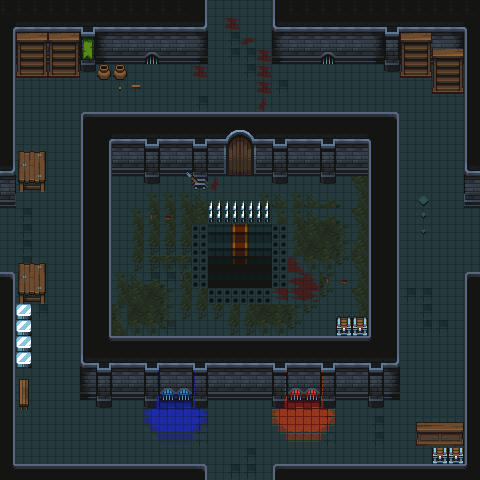

Below is a game level as drawn by its tile map, then a one-line description and the .tmx file that defines it, in full:
An orthogonal 30x30 tile map with 16x16 px tiles, 3 tile layers (floor, wall, object), 2 tilesets.

<map version="1.10" tiledversion="1.10.1" orientation="orthogonal" renderorder="right-down" width="30" height="30" tilewidth="16" tileheight="16" infinite="0" nextlayerid="4" nextobjectid="1">
 <tileset firstgid="1" source="Tiles.tsx" />
 <tileset firstgid="626" source="Props.tsx" />
 <layer id="1" name="floor" width="30" height="30">
  <data encoding="csv">
211,211,211,211,211,211,211,211,211,211,211,211,31,31,31,31,31,211,211,211,211,211,211,211,211,211,211,211,211,211,
31,31,31,31,31,31,31,31,31,31,31,31,31,31,333,31,31,31,31,31,31,31,31,31,31,31,31,31,31,31,
31,31,31,31,31,31,31,31,31,31,31,31,31,31,81,285,31,31,31,31,31,31,31,31,31,31,31,31,31,31,
31,31,31,31,31,31,31,31,31,31,31,31,31,31,81,81,333,31,31,31,31,31,31,31,31,31,31,31,31,31,
31,31,31,31,31,31,31,31,31,31,31,31,333,31,31,81,333,31,31,31,31,31,31,31,31,31,31,31,31,31,
31,31,31,31,31,31,31,31,31,31,31,31,31,31,31,31,333,81,31,31,31,31,31,31,31,31,31,31,31,31,
31,31,31,31,31,31,31,31,31,31,31,31,81,31,31,31,286,31,31,31,31,31,31,31,31,31,31,31,31,31,
31,31,31,31,31,31,31,31,31,31,31,31,81,31,31,31,31,31,31,31,31,31,31,31,31,31,31,31,31,31,
31,31,31,31,31,31,31,31,31,31,31,31,81,31,31,31,31,31,31,31,31,31,31,31,31,31,31,31,31,31,
31,31,31,31,31,31,31,31,31,31,31,31,81,31,31,31,31,31,31,31,31,31,31,31,31,31,31,31,31,31,
31,31,31,31,31,31,31,31,31,31,31,31,81,31,31,31,31,31,31,31,31,31,31,31,31,31,31,31,31,31,
31,31,31,31,31,31,31,31,31,31,31,31,31,286,31,286,31,31,31,31,31,31,31,31,31,31,31,31,31,31,
31,31,31,31,31,31,31,31,31,31,31,31,31,31,31,31,31,31,31,31,31,31,31,31,31,31,31,31,31,31,
31,81,31,31,31,31,31,31,31,31,31,31,31,31,31,31,31,31,31,31,31,31,31,31,31,31,31,31,31,31,
31,81,31,31,31,31,31,31,31,31,31,31,31,31,31,31,31,31,31,31,286,31,31,31,31,31,31,31,31,31,
31,81,31,31,31,31,31,31,31,81,81,81,81,81,31,31,31,31,31,31,31,31,31,31,31,31,31,31,31,31,
31,81,31,31,31,31,31,31,31,81,81,81,81,31,31,31,31,31,31,31,31,31,31,31,31,31,31,31,31,31,
31,81,31,31,31,31,31,31,31,81,81,81,31,31,31,31,31,31,31,31,31,31,31,31,31,31,31,31,31,31,
31,81,31,31,31,31,31,31,31,81,31,31,31,31,31,31,31,31,31,31,31,31,31,31,31,81,81,31,31,31,
31,81,81,31,31,31,31,31,31,31,31,31,31,31,31,31,31,31,31,31,31,31,31,31,31,31,81,31,31,31,
31,31,31,31,31,31,31,31,31,31,81,81,81,31,31,31,31,31,31,31,31,31,31,31,31,31,81,81,31,31,
31,31,31,31,31,31,31,31,31,81,81,81,81,81,31,31,31,31,31,31,31,31,31,31,31,31,31,31,31,31,
31,31,31,31,31,31,31,31,31,81,81,81,81,81,31,31,31,31,31,31,31,31,31,31,31,31,31,31,31,31,
31,31,31,31,31,31,31,31,31,31,81,81,81,31,31,31,31,31,31,31,31,258,259,333,309,310,31,31,31,31,
31,31,31,31,31,31,31,31,31,31,31,31,31,31,31,31,31,31,31,31,31,283,284,31,334,335,31,31,31,31,
31,31,31,31,31,31,31,31,31,479,480,480,481,31,31,31,31,476,477,477,478,31,31,31,31,31,31,31,31,31,
31,31,31,31,31,31,31,31,31,504,505,505,506,31,31,31,31,501,502,502,503,31,31,81,31,31,31,31,31,31,
31,31,31,31,31,31,31,31,31,529,530,530,531,31,31,31,31,526,527,527,528,31,31,81,31,31,31,31,31,31,
31,31,31,31,31,31,31,31,31,31,31,31,31,31,31,81,31,31,31,31,31,31,31,31,31,31,31,31,31,31,
31,31,31,31,31,31,31,31,31,31,31,31,31,31,81,81,31,31,31,31,31,31,31,31,31,31,31,31,31,31
</data>
 </layer>
 <layer id="2" name="wall" width="30" height="30">
  <data encoding="csv">
0,0,0,0,0,0,0,0,0,0,0,0,129,0,0,0,0,130,0,0,0,0,0,0,0,0,0,0,0,0,
104,1,2,2,3,4,1,2,3,1,2,3,103,0,0,0,0,101,1,2,3,1,2,3,4,1,2,3,3,105,
129,26,27,27,28,29,26,27,27,27,27,27,28,0,0,0,0,26,27,27,27,27,27,28,29,26,27,27,28,130,
129,51,52,52,53,54,51,52,52,152,52,52,53,0,0,0,0,51,52,52,152,52,52,53,54,51,52,52,53,130,
129,0,0,0,0,79,0,0,0,0,0,0,0,0,0,0,0,0,0,0,0,0,0,0,79,0,0,0,0,130,
129,0,0,0,0,0,0,0,0,0,0,0,0,0,0,0,0,0,0,0,0,0,0,0,0,0,0,0,0,130,
129,0,0,0,0,0,0,0,0,0,0,0,0,0,0,0,0,0,0,0,0,0,0,0,0,0,0,0,0,130,
129,0,0,0,0,76,77,77,77,77,77,77,77,77,77,77,77,77,77,77,77,77,77,77,78,0,0,0,0,130,
129,0,0,0,0,130,104,2,2,4,2,2,4,2,176,177,2,4,2,2,4,2,2,105,129,0,0,0,0,130,
129,0,0,0,0,130,129,27,27,29,27,27,29,27,201,202,27,29,27,27,29,27,27,130,129,0,0,0,0,130,
103,0,0,0,0,130,129,52,52,54,52,52,54,52,226,227,52,54,52,52,54,52,52,130,129,0,0,0,0,101,
128,0,0,0,0,130,129,31,31,79,31,31,79,286,31,31,31,79,31,31,79,31,113,130,129,0,0,0,0,126,
153,0,0,0,0,130,129,31,31,11,11,11,12,13,14,14,11,12,11,12,13,14,138,130,129,0,0,0,0,151,
0,0,0,0,0,130,129,31,11,36,36,36,37,38,39,39,11,11,11,12,13,14,113,130,129,0,0,0,0,0,
0,0,0,0,0,130,129,31,36,61,61,61,62,206,156,157,207,11,36,37,38,39,138,130,129,0,0,0,0,0,
0,0,0,31,0,130,129,31,61,86,86,86,87,206,156,157,207,310,61,62,63,64,163,130,129,0,0,0,0,0,
0,0,0,0,0,130,129,31,86,86,87,88,89,231,181,182,232,309,310,87,88,89,113,130,129,0,0,0,0,0,
78,0,0,0,0,130,129,11,12,13,14,36,86,231,231,231,232,309,309,310,64,31,138,130,129,0,0,0,0,76,
129,0,0,0,0,130,129,36,37,38,39,61,61,61,36,36,37,334,334,335,89,31,113,130,129,0,0,0,0,130,
129,0,0,0,0,130,129,136,62,63,64,86,86,86,61,61,62,63,64,89,31,31,138,130,129,0,0,0,0,130,
129,0,0,0,0,130,129,161,87,88,89,31,31,31,86,86,87,88,89,31,31,31,163,130,129,0,0,0,0,130,
129,0,0,0,0,130,154,77,77,77,77,77,77,77,77,77,77,77,77,77,77,77,77,155,129,0,0,0,0,130,
129,0,0,0,0,101,4,2,3,355,102,102,354,2,3,1,102,352,102,2,351,1,102,4,103,0,0,0,0,130,
129,0,0,0,0,26,29,27,27,380,127,127,379,27,27,27,127,377,127,27,376,27,127,29,28,31,31,0,0,130,
129,0,0,0,0,51,54,52,52,405,455,455,404,52,52,52,52,402,452,452,401,52,52,54,53,31,31,0,0,130,
129,0,0,0,0,0,79,0,0,430,0,0,429,0,0,0,0,427,0,0,426,0,0,79,0,0,0,0,0,130,
129,0,0,0,0,0,0,0,0,0,0,0,0,0,0,0,0,0,0,0,0,0,0,0,0,0,0,0,0,130,
129,0,0,0,0,0,0,0,0,0,0,0,0,0,0,0,0,0,0,0,0,0,0,0,0,0,0,0,0,130,
129,0,0,0,0,0,0,0,0,0,0,0,0,0,0,0,0,0,0,0,0,0,0,0,0,0,0,0,0,130,
154,77,77,77,77,77,77,77,77,77,77,77,78,0,0,0,0,76,77,77,77,77,77,77,77,77,77,77,77,155
</data>
 </layer>
 <layer id="3" name="object" width="30" height="30">
  <data encoding="csv">
0,0,0,0,0,0,0,0,0,0,0,0,0,0,0,0,0,0,0,0,0,0,0,0,0,0,0,0,0,0,
0,0,0,0,0,0,0,0,0,0,0,0,0,0,0,0,0,0,0,0,0,0,0,0,0,0,0,0,0,0,
0,686,687,686,687,928,0,0,0,0,0,0,0,0,0,0,0,0,0,0,0,0,0,0,0,686,687,0,0,0,
0,711,712,711,712,953,628,628,0,0,0,0,0,0,0,0,0,0,0,0,0,0,0,0,0,711,712,686,687,0,
0,736,737,736,737,0,653,653,0,0,0,0,0,0,0,0,0,0,0,0,0,0,0,0,0,736,737,711,712,0,
0,0,0,0,0,0,0,760,734,0,0,0,0,0,0,0,0,0,0,0,0,0,0,0,0,0,0,736,737,0,
0,0,0,0,0,0,0,0,0,0,0,0,0,0,0,0,0,0,0,0,0,0,0,0,0,0,0,0,0,0,
0,0,0,0,0,0,0,0,0,0,0,0,0,0,0,0,0,0,0,0,0,0,0,0,0,0,0,0,0,0,
0,0,0,0,0,0,0,0,0,0,0,0,0,0,0,0,0,0,0,0,0,0,0,0,0,0,0,0,0,0,
0,680,681,0,0,0,0,0,0,0,0,0,0,0,0,0,0,0,0,0,0,0,0,0,0,0,0,0,0,0,
0,705,706,0,0,0,0,0,0,0,0,755,756,0,0,0,0,0,0,0,0,0,0,0,0,0,0,0,0,0,
0,730,731,0,0,0,0,0,0,0,0,780,781,0,0,0,0,0,0,0,0,0,0,0,0,0,0,0,0,0,
0,0,0,0,0,0,0,0,0,0,0,0,0,180,180,180,180,0,0,0,0,0,0,0,0,0,858,0,0,0,
0,0,0,0,0,0,0,0,0,813,814,0,0,205,205,205,205,0,0,0,0,0,0,0,0,0,883,0,0,0,
0,0,0,0,0,0,0,0,0,0,0,0,255,0,0,0,0,255,0,0,0,0,0,0,0,0,908,0,0,0,
0,0,0,0,0,0,0,0,0,0,0,0,255,0,0,0,0,255,0,0,0,0,0,0,0,0,0,0,0,0,
0,680,681,0,0,0,0,0,0,0,0,0,255,0,0,0,0,255,0,0,0,0,0,0,0,0,0,0,0,0,
0,705,706,0,0,0,0,0,0,0,0,0,255,0,0,0,0,255,0,0,813,814,0,0,0,0,0,0,0,0,
0,730,731,0,0,0,0,0,0,0,0,0,0,255,255,255,255,0,0,0,0,0,0,0,0,0,0,0,0,0,
0,876,0,0,0,0,0,0,0,0,0,0,0,0,0,0,0,0,0,0,0,930,930,0,0,0,0,0,0,0,
0,876,0,0,0,0,0,0,0,0,0,0,0,0,0,0,0,0,0,0,0,955,955,0,0,0,0,0,0,0,
0,876,0,0,0,0,0,0,0,0,0,0,0,0,0,0,0,0,0,0,0,0,0,0,0,0,0,0,0,0,
0,876,0,0,0,0,0,0,0,0,0,0,0,0,0,0,0,0,0,0,0,0,0,0,0,0,0,0,0,0,
0,733,0,0,0,0,0,0,0,0,0,0,0,0,0,0,0,0,0,0,0,0,0,0,0,0,0,0,0,0,
0,758,0,0,0,0,0,0,0,0,0,0,0,0,0,0,0,0,0,0,0,0,0,0,0,0,0,0,0,0,
0,783,0,0,0,0,0,0,0,0,0,0,0,0,0,0,0,0,0,0,0,0,0,0,0,0,0,0,0,0,
0,0,0,0,0,0,0,0,0,0,0,0,0,0,0,0,0,0,0,0,0,0,0,0,0,0,884,885,886,0,
0,0,0,0,0,0,0,0,0,0,0,0,0,0,0,0,0,0,0,0,0,0,0,0,0,0,909,910,911,0,
0,0,0,0,0,0,0,0,0,0,0,0,0,0,0,0,0,0,0,0,0,0,0,0,0,0,0,955,955,0,
0,0,0,0,0,0,0,0,0,0,0,0,0,0,0,0,0,0,0,0,0,0,0,0,0,0,0,0,0,0
</data>
 </layer>
</map>
